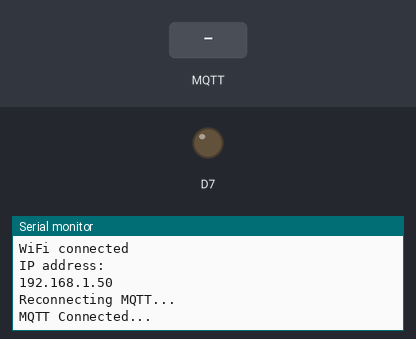
A sketch run on a simulated ESP8266 (NodeMCU). Shown: output pins drawn as LEDs (lit = HIGH), the last lines printed to the serial monitor. Inputs (shaded band) come from the test bench. WiFi joins after 1.5 s; servers stay silent unless stated; no MQTT or app messages arrive unless stated.

Above: at 2.7 s.
2.8 s: MQTT message "5" arrives on the first subscribed topic
At 4.0 s:
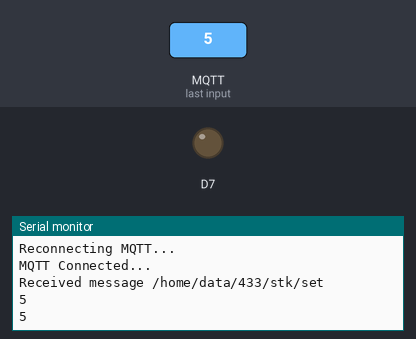
4.3 s: MQTT message "on" arrives on the first subscribed topic
At 5.3 s:
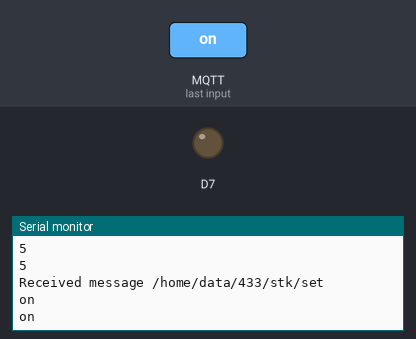
5.8 s: MQTT message "off" arrives on the first subscribed topic
At 6.4 s:
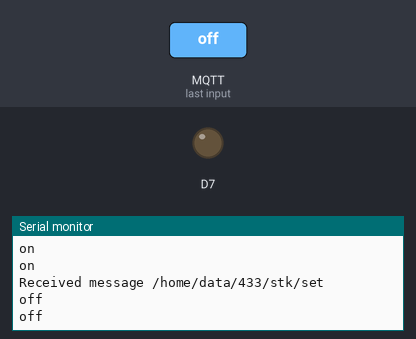

Measured:
- after the input at 2.8 s, the serial monitor: prints a new line at once (image 1)
- after the input at 4.3 s, the serial monitor: prints a new line at once (image 2)
- after the input at 5.8 s, the serial monitor: prints a new line at once (image 3)

The sketch:

MQTT433STKgit.ino
```cpp
#include <ESP8266WiFi.h>
#include <PubSubClient.h>
#include <ESP8266mDNS.h>
#include <WiFiUdp.h>
#include <ArduinoOTA.h>
#include <RCSwitch.h>
RCSwitch mySwitch = RCSwitch();

const char* SSID = "SSID";
const char* PSK = "PASSWORD";
const char* MQTT_BROKER = "BROKER";
const char* mqttUser = "";
const char* mqttPassword = "";
const char* getTopic = "/home/data/433/stk/get";
const char* setTopic = "/home/data/433/stk/set";
const char* Hostname = "MQTT433STK";

int message = 0;
WiFiClient espClient;
PubSubClient client(espClient);
long lastMsg = 0;
char msg[50];
int value = 0;

void setup() {
    mySwitch.enableTransmit(D4);
    pinMode(13, OUTPUT);
    pinMode(D4, OUTPUT);
    Serial.begin(115200);
    setup_wifi();
    client.setServer(MQTT_BROKER, 1883);
    client.setCallback(callback);
    ArduinoOTA.setHostname(Hostname);
    ArduinoOTA.onStart([]() {
    Serial.println("Start");
  });
  ArduinoOTA.onEnd([]() {
    Serial.println("\nEnd");
  });
  ArduinoOTA.onProgress([](unsigned int progress, unsigned int total) {
    Serial.printf("Progress: %u%%\r", (progress / (total / 100)));
  });
  ArduinoOTA.onError([](ota_error_t error) {
    Serial.printf("Error[%u]: ", error);
    if (error == OTA_AUTH_ERROR) Serial.println("Auth Failed");
    else if (error == OTA_BEGIN_ERROR) Serial.println("Begin Failed");
    else if (error == OTA_CONNECT_ERROR) Serial.println("Connect Failed");
    else if (error == OTA_RECEIVE_ERROR) Serial.println("Receive Failed");
    else if (error == OTA_END_ERROR) Serial.println("End Failed");
  });
  ArduinoOTA.begin();
}

void setup_wifi() {
    delay(10);
    Serial.println();
    Serial.print("Connecting to ");
    Serial.println(SSID);
    WiFi.hostname(Hostname);
    WiFi.begin(SSID, PSK);

    while (WiFi.status() != WL_CONNECTED) {
        delay(500);
        Serial.print(".");
    }

    Serial.println("");
    Serial.println("WiFi connected");
    Serial.println("IP address: ");
    Serial.println(WiFi.localIP());
}

void callback(char* topic, byte* payload, unsigned int length) {
    Serial.print("Received message ");
    Serial.println(topic);

    char msg[length+1];
    for (int i = 0; i < length; i++) {
        Serial.print((char)payload[i]);
        msg[i] = (char)payload[i];
    }
    Serial.println();

    msg[length] = '\0';
    Serial.println(msg);
    message = atof(msg);
    mySwitch.send(message, 24);
    mySwitch.send(message, 24);
    mySwitch.send(message, 24);
    client.publish(getTopic, msg);
    }


void reconnect() {
    while (!client.connected()) {
        Serial.println("Reconnecting MQTT...");
        if (!client.connect(Hostname, mqttUser, mqttPassword)) {
            Serial.print("failed, rc=");
            Serial.print(client.state());
            Serial.println(" retrying in 5 seconds");
            delay(5000);
        }
    }
    client.subscribe(setTopic);
    Serial.println("MQTT Connected...");
}

void loop() {
    if (!client.connected()) {
        reconnect();
    }
    ArduinoOTA.handle();
    client.loop();
}
```
